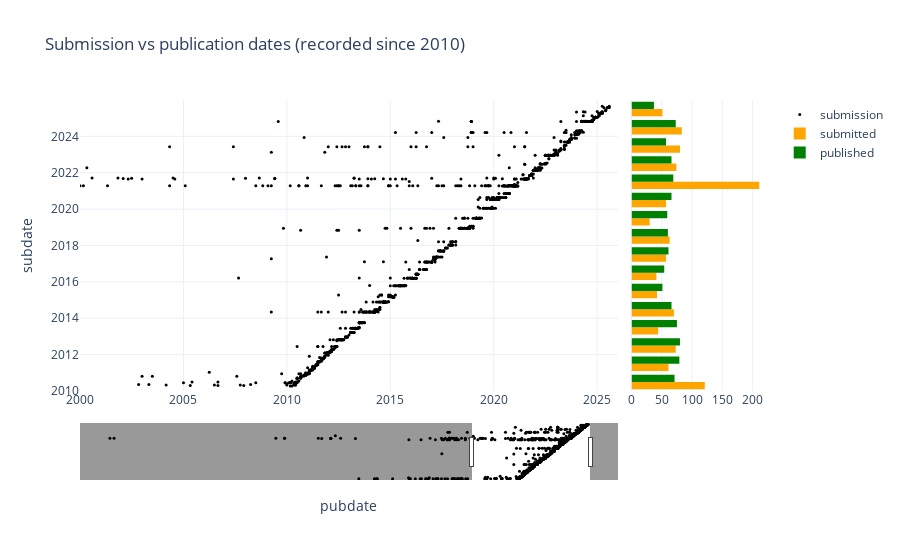

Write notebook code for a chart like this one.
### Markdown cell above
## Plot pubdate vs subdate

### Code cell
from plotly.subplots import make_subplots
import plotly.graph_objects as go

fig = make_subplots(rows=1, cols=2,column_widths=[0.8, 0.2],shared_yaxes=True,horizontal_spacing=0.02)
xaxis_title="pubdate"
yaxis_title="subdate"

#fig.add_trace(go.Histogram2dContour(x=bibdbdf[yaxis_title],y=bibdbdf[yaxis_title],colorscale="YlOrBr",contours=dict(showlines=False),showscale=True, name="Density"))
fig.add_trace(go.Scatter(x=bibdbdf[xaxis_title],y=bibdbdf[yaxis_title],mode="markers",marker=dict(size=3, color="black"), name="submission"), 
    row=1, col=1)
fig.add_trace( go.Histogram(y=bibdbdf[yaxis_title],nbinsy=200, marker=dict(color="orange"), name="submitted"), row=1, col=2 )
fig.add_trace( go.Histogram(y=bibdbdf[xaxis_title],nbinsy=200,marker=dict(color="green"), name="published"), row=1, col=2 )

fig.update_layout(title="Submission vs publication dates (recorded since 2010)",
                  xaxis=dict(range=["2000-01-01","2025-12-31"],title=xaxis_title,rangeslider=dict(visible=True)),
                  yaxis=dict(range=["2010-01-01","2025-12-31"],title=yaxis_title),template="plotly_white")
fig.show()
#fig.write_html("submission_plot.html", include_plotlyjs='cdn', full_html=True)

### Figure 1 — Plotly figure (JSON) as saved in the notebook; plotly's stock layout.template omitted (floating-point values rounded to 4 significant figures; data arrays with more than 128 entries replaced by an {"elided": "..."} marker saying what was removed)
{"data": [{"marker": {"color": "black", "size": 3}, "mode": "markers", "name": "submission", "type": "scatter", "x": {"elided": "1900 str values"}, "xaxis": "x", "y": {"elided": "1900 str values"}, "yaxis": "y"}, {"marker": {"color": "orange"}, "name": "submitted", "nbinsy": 200, "type": "histogram", "xaxis": "x2", "y": {"elided": "1900 str values"}, "yaxis": "y2"}, {"marker": {"color": "green"}, "name": "published", "nbinsy": 200, "type": "histogram", "xaxis": "x2", "y": {"elided": "1900 str values"}, "yaxis": "y2"}], "layout": {"title": {"text": "Submission vs publication dates (recorded since 2010)"}, "xaxis": {"anchor": "y", "domain": [0, 0.784], "range": ["2000-01-01", "2025-12-31"], "rangeslider": {"visible": true}, "title": {"text": "pubdate"}}, "xaxis2": {"anchor": "y2", "domain": [0.804, 1]}, "yaxis": {"anchor": "x", "domain": [0, 1], "range": ["2010-01-01", "2025-12-31"], "title": {"text": "subdate"}}, "yaxis2": {"anchor": "x2", "domain": [0, 1], "matches": "y", "showticklabels": false}}}
